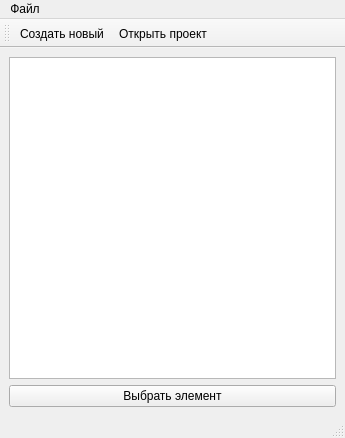
<?xml version="1.0" encoding="UTF-8"?>
<ui version="4.0">
 <class>MainWindow</class>
 <widget class="QMainWindow" name="MainWindow">
  <property name="geometry">
   <rect>
    <x>0</x>
    <y>0</y>
    <width>345</width>
    <height>438</height>
   </rect>
  </property>
  <property name="windowTitle">
   <string>MainWindow</string>
  </property>
  <widget class="QWidget" name="centralwidget">
   <layout class="QVBoxLayout" name="verticalLayout">
    <item>
     <widget class="QListWidget" name="listWidget"/>
    </item>
    <item>
     <widget class="QPushButton" name="pushButton">
      <property name="text">
       <string>Выбрать элемент</string>
      </property>
     </widget>
    </item>
   </layout>
  </widget>
  <widget class="QMenuBar" name="menubar">
   <property name="geometry">
    <rect>
     <x>0</x>
     <y>0</y>
     <width>345</width>
     <height>21</height>
    </rect>
   </property>
   <widget class="QMenu" name="menu">
    <property name="title">
     <string>Файл</string>
    </property>
    <addaction name="action"/>
    <addaction name="action_2"/>
    <addaction name="action_3"/>
   </widget>
   <addaction name="menu"/>
  </widget>
  <widget class="QStatusBar" name="statusbar"/>
  <widget class="QToolBar" name="toolBar">
   <property name="windowTitle">
    <string>toolBar</string>
   </property>
   <attribute name="toolBarArea">
    <enum>TopToolBarArea</enum>
   </attribute>
   <attribute name="toolBarBreak">
    <bool>false</bool>
   </attribute>
   <addaction name="action"/>
   <addaction name="action_2"/>
  </widget>
  <action name="action">
   <property name="icon">
    <iconset resource="resource.qrc">
     <normaloff>:/rec/img/1.png</normaloff>:/rec/img/1.png</iconset>
   </property>
   <property name="text">
    <string>Создать новый</string>
   </property>
  </action>
  <action name="action_2">
   <property name="icon">
    <iconset resource="resource.qrc">
     <normaloff>:/rec/img/2.jpg</normaloff>:/rec/img/2.jpg</iconset>
   </property>
   <property name="text">
    <string>Открыть проект</string>
   </property>
  </action>
  <action name="action_3">
   <property name="icon">
    <iconset resource="resource.qrc">
     <normaloff>:/rec/img/exit.png</normaloff>:/rec/img/exit.png</iconset>
   </property>
   <property name="text">
    <string>Выйти из программы</string>
   </property>
  </action>
 </widget>
 <resources>
  <include location="resource.qrc"/>
 </resources>
 <connections/>
</ui>
